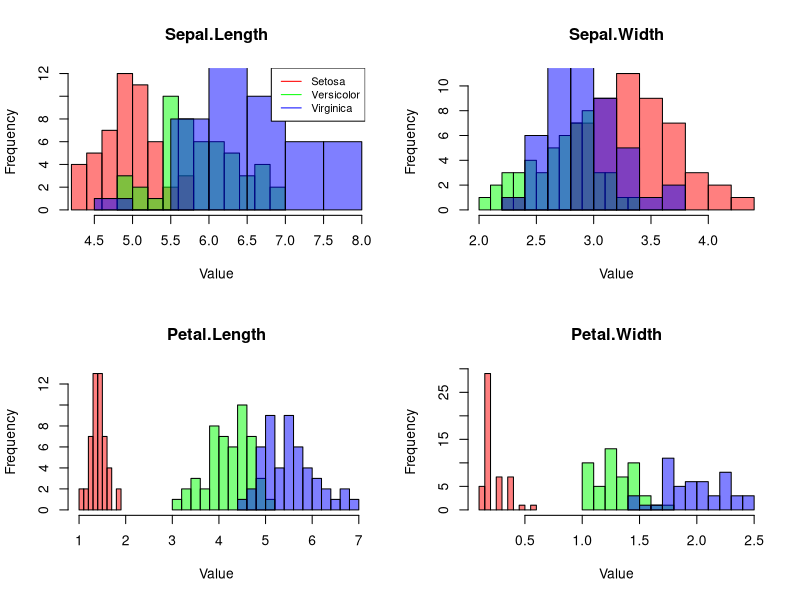

This figure's R source:
## ---- chunk 1
library(datasets)
library(e1071)  # for built-in naiveBayes comparison

data(iris)

# Get features and prepare data
features <- names(iris)[1:4]  # Sepal.Length, Sepal.Width, Petal.Length, Petal.Width
X <- iris[, features]
n <- nrow(X)
## ---- chunk 2
# Create binary problem
y_binary <- ifelse(iris$Species == "setosa", "setosa", "not_setosa")

# Split data for validation
set.seed(42)
train_idx <- sample(1:n, 0.7 * n)
X_train <- X[train_idx, ]
y_train <- y_binary[train_idx]
X_test <- X[-train_idx, ]
y_test <- y_binary[-train_idx]

# Calculate class probabilities P(class)
class_counts <- table(y_train)
class_probs <- class_counts / length(y_train)

print("Class probabilities:")
print(class_probs)

# Calculate Gaussian parameters for each feature per class
# P(feature|class) ~ Normal(mean, variance)
classes <- names(class_probs)
feature_stats <- list()

for (class in classes) {
  class_data <- X_train[y_train == class, ]
  feature_stats[[class]] <- list()
  
  for (feature in features) {
    feature_values <- class_data[[feature]]
    feature_stats[[class]][[feature]] <- list(
      mean = mean(feature_values),
      var = var(feature_values)
    )
  }
}

print("Feature statistics by class:")
print(feature_stats)

# Gaussian probability density function
gaussian_pdf <- function(x, mean, variance) {
  (1 / sqrt(2 * pi * variance)) * exp(-((x - mean)^2) / (2 * variance))
}

# Naive Bayes prediction using Bayes theorem
# P(class|features) = P(features|class) * P(class) / P(features)
# We assume features are independent (naive assumption)
predict_naive_bayes <- function(X_new) {
  predictions <- character(nrow(X_new))
  
  for (i in 1:nrow(X_new)) {
    class_scores <- numeric(length(classes))
    names(class_scores) <- classes
    
    for (j in 1:length(classes)) {
      class <- classes[j]
      
      # Start with P(class)
      log_prob <- log(class_probs[class])
      
      # Multiply by P(feature|class) for each feature
      for (feature in features) {
        feature_value <- X_new[i, feature]
        mean_val <- feature_stats[[class]][[feature]]$mean
        var_val <- feature_stats[[class]][[feature]]$var
        
        # Use log to avoid numerical issues
        log_prob <- log_prob + log(gaussian_pdf(feature_value, mean_val, var_val))
      }
      
      class_scores[j] <- log_prob
    }
    
    # Pick class with highest probability
    predictions[i] <- names(class_scores)[which.max(class_scores)]
  }
  
  return(predictions)
}

# Make predictions
binary_predictions <- predict_naive_bayes(X_test)

# Evaluate performance
binary_accuracy <- mean(binary_predictions == y_test)
print(paste("Binary classification accuracy:", round(binary_accuracy, 3)))

# Compare with R's built-in
builtin_nb_binary <- naiveBayes(X_train, y_train)
builtin_pred_binary <- predict(builtin_nb_binary, X_test)
builtin_accuracy_binary <- mean(builtin_pred_binary == y_test)
print(paste("R's naiveBayes accuracy:", round(builtin_accuracy_binary, 3)))
## ---- chunk 3
# Use original 3-class problem
y_multi <- iris$Species[train_idx]
y_test_multi <- iris$Species[-train_idx]

# Calculate class probabilities for 3 classes
class_counts_multi <- table(y_multi)
class_probs_multi <- class_counts_multi / length(y_multi)

print("Multi-class probabilities:")
print(class_probs_multi)

# Calculate feature statistics for all 3 classes
classes_multi <- levels(iris$Species)
feature_stats_multi <- list()

for (class in classes_multi) {
  class_data <- X_train[y_multi == class, ]
  feature_stats_multi[[class]] <- list()
  
  for (feature in features) {
    feature_values <- class_data[[feature]]
    feature_stats_multi[[class]][[feature]] <- list(
      mean = mean(feature_values),
      var = var(feature_values)
    )
  }
}

# Multi-class prediction function
predict_multiclass <- function(X_new) {
  predictions <- character(nrow(X_new))
  
  for (i in 1:nrow(X_new)) {
    class_scores <- numeric(length(classes_multi))
    names(class_scores) <- classes_multi
    
    for (j in 1:length(classes_multi)) {
      class <- classes_multi[j]
      
      # P(class)
      log_prob <- log(class_probs_multi[class])
      
      # P(features|class) assuming independence
      for (feature in features) {
        feature_value <- X_new[i, feature]
        mean_val <- feature_stats_multi[[class]][[feature]]$mean
        var_val <- feature_stats_multi[[class]][[feature]]$var
        
        log_prob <- log_prob + log(gaussian_pdf(feature_value, mean_val, var_val))
      }
      
      class_scores[j] <- log_prob
    }
    
    predictions[i] <- names(class_scores)[which.max(class_scores)]
  }
  
  return(predictions)
}

# Make multi-class predictions
multi_predictions <- predict_multiclass(X_test)

# Evaluate multi-class performance
multi_accuracy <- mean(multi_predictions == y_test_multi)
print(paste("Multi-class accuracy:", round(multi_accuracy, 3)))

# Compare with R's built-in
builtin_nb_multi <- naiveBayes(X_train, y_multi)
builtin_pred_multi <- predict(builtin_nb_multi, X_test)
builtin_accuracy_multi <- mean(builtin_pred_multi == y_test_multi)
print(paste("R's multi-class accuracy:", round(builtin_accuracy_multi, 3)))
## ---- chunk 4
# Show feature distributions by class
par(mfrow = c(2, 2))

for (i in 1:4) {
  feature_name <- features[i]
  
  # Plot histograms for each class
  setosa_data <- iris[iris$Species == "setosa", feature_name]
  versicolor_data <- iris[iris$Species == "versicolor", feature_name]
  virginica_data <- iris[iris$Species == "virginica", feature_name]
  
  hist(setosa_data, col = rgb(1,0,0,0.5), main = feature_name, 
       xlab = "Value", breaks = 10, xlim = range(iris[, feature_name]))
  hist(versicolor_data, col = rgb(0,1,0,0.5), add = TRUE, breaks = 10)
  hist(virginica_data, col = rgb(0,0,1,0.5), add = TRUE, breaks = 10)
  
  if (i == 1) {
    legend("topright", c("Setosa", "Versicolor", "Virginica"), 
           col = c("red", "green", "blue"), lty = 1, cex = 0.8)
  }
}

par(mfrow = c(1, 1))
## ---- chunk 5
# ===========================
# Example: Manual Calculation Check
# ===========================

# Verify prediction for first test sample
test_sample <- X_test[1, ]
print("Test sample features:")
print(round(as.numeric(test_sample), 2))

print("Predicted vs Actual:")
print(paste("Predicted:", multi_predictions[1]))
print(paste("Actual:", as.character(y_test_multi[1])))
## ---- chunk 6
# Show how prediction works for one test sample
test_sample <- X_test[1, ]

print("Step-by-step prediction for test sample 1:")
print(paste("Features:", paste(round(as.numeric(test_sample), 2), collapse = ", ")))

# Calculate probabilities for each class
class_probabilities <- numeric(length(classes_multi))
names(class_probabilities) <- classes_multi

for (class in classes_multi) {
  log_prob <- log(class_probs_multi[class])
  
  print(paste("Class:", class))
  print(paste("  Prior P(" , class, ") =", round(class_probs_multi[class], 3)))
  
  for (feature in features) {
    feature_value <- test_sample[[feature]]
    mean_val <- feature_stats_multi[[class]][[feature]]$mean
    var_val <- feature_stats_multi[[class]][[feature]]$var
    likelihood <- gaussian_pdf(feature_value, mean_val, var_val)
    
    print(paste("  P(", feature, "=", round(feature_value, 2), "|", class, ") =", 
                round(likelihood, 4)))
    log_prob <- log_prob + log(likelihood)
  }
  
  class_probabilities[class] <- log_prob
  print(paste("  Total log probability:", round(log_prob, 2)))
}

print(paste("Predicted class:", names(class_probabilities)[which.max(class_probabilities)]))
print(paste("Actual class:", as.character(y_test_multi[1])))
